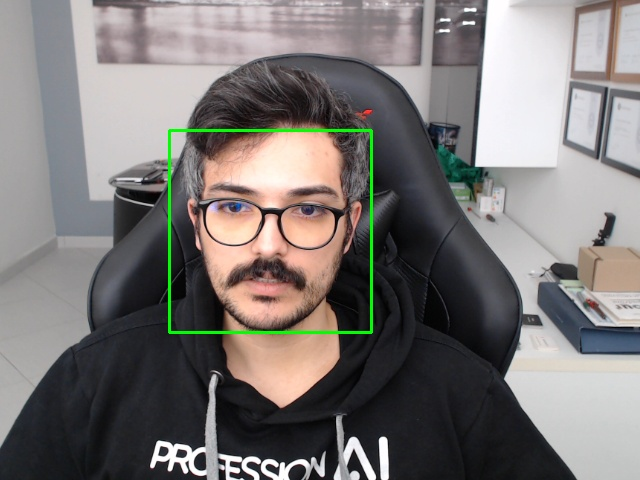
#> input picture 4 - Object Detection/20200215134118.jpg, 640 x 480 px
$ python face_detection.py
#> lines starting #> are read from the running program, lines starting #| are printed output that depends on the picture; after the words box and inside, x2 and y2 are one past the last pixel; in counts of white or black regions, pixels touching at a corner belong together
import cv2

img_path = input("Inserisci il percorso all'immagine: ")
#> the answer given: 20200215134118.jpg
img = cv2.imread(img_path)
#> img is the input picture: shape (480, 640, 3); mean B, G, R 117.5, 119.2, 123.2

face_cascade = cv2.CascadeClassifier("haarcascade_frontalface_default.xml")
gray = cv2.cvtColor(img, cv2.COLOR_BGR2GRAY)
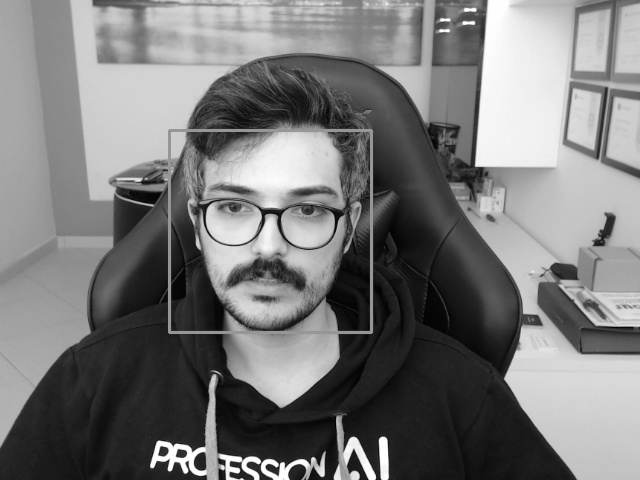
#> gray: shape (480, 640); min 0, max 255, mean 120.2

faces = face_cascade.detectMultiScale(gray, 1.1, 20)
#> faces = [[170, 132, 199, 199]]

print("Volti trovati: %d" % len(faces))
#| Volti trovati: 1

for (x, y, w, h) in faces:
    cv2.rectangle(img, (x,y), (x+w, y+h), (0,255,0), 2)
#> this loop made 1 pass
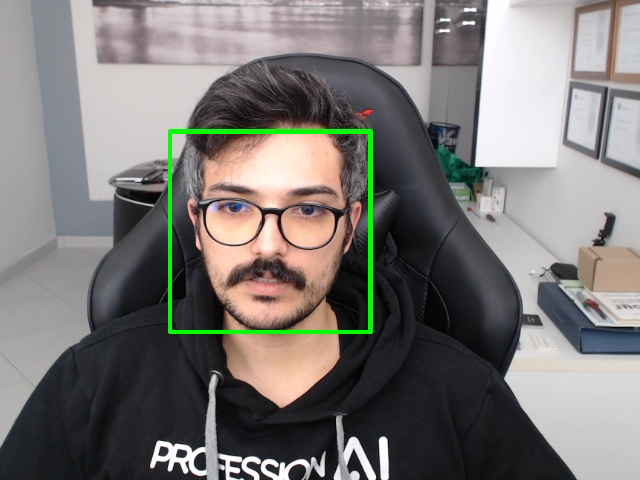
#> img: shape (480, 640, 3); 0.78% of pixels changed, all inside (x1, y1, x2, y2) = (169, 131, 371, 333)

cv2.imwrite("italia_faces.jpg",img)
